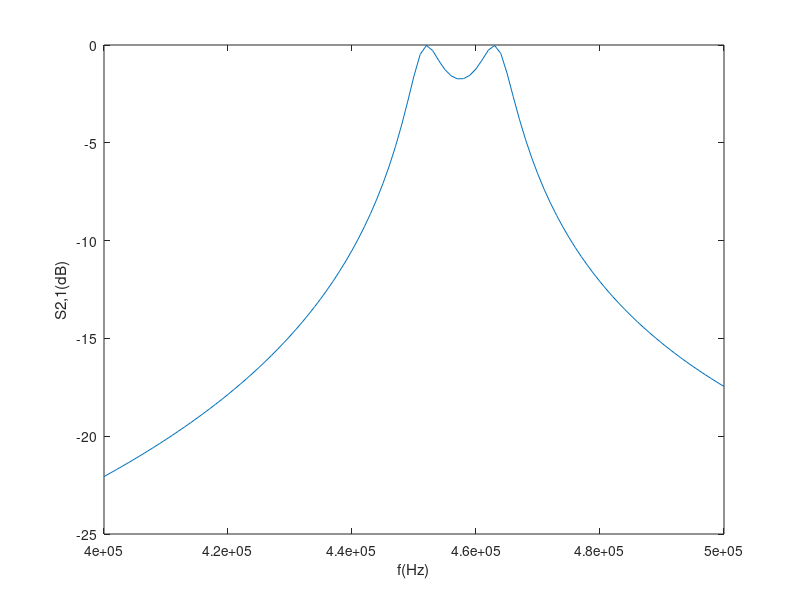

Reproduce this figure in MATLAB.
% script matrix1

% 400kHz - 500kHz
f = 400e+3:1e+3:500e+3;

% port impedance
Z0 = 200000 + 0j


S21dBplot = []
S21Angleplot = []
Z11Magplot = []


for i = 1:length(f)

    omega = 2 * pi * f(i)

         
    % Parallel 690uH lossy inductor (0.1 ohm)     
    L1 = [1 0;
         1/(0.1 + (omega * 690e-6)*j) 1]

    % Series 180pF capacitor 
    C2 = [1 0 - (1/(omega * 180e-12))*j;
         0 1]
         
    % Parallel 6.8nF capacitor     
    C3 = [1 0;
         1/(0 - (1/(omega * 6.8e-9))*j) 1]

    % Series 180pF capacitor 
    C4 = [1 0 - (1/(omega * 180e-12))*j;
         0 1]
         
    % Parallel 690uH lossy inductor (0.1 ohm)     
    L5 = [1 0;
         1/(0.1 + (omega * 690e-6)*j) 1]


    M = L1 * C2 * C3 * C4 * L5


    %Z11 = A/C
    Z11 = M(1,1)/M(2,1) 

    %S21 = 2 / (A + B/Z0 + C*Z0 + D)
    S21 = 2 / (M(1,1) + (M(1,2)/Z0) + (M(2,1)*Z0) + M(2,2))


    % S2,1 magnitude in dB
    S21dBplot = [S21dBplot; 10*log10(abs(S21))]
    
    % S2,1 angle in degrees
    S21Angleplot = [S21Angleplot; arg(S21)/pi*180]
    
    % Z1,1 in ohms
    Z11Magplot = [Z11Magplot; abs(Z11)]

end

plot(f, S21dBplot)
xlabel("f(Hz)");
ylabel("S2,1(dB)");
pause()
